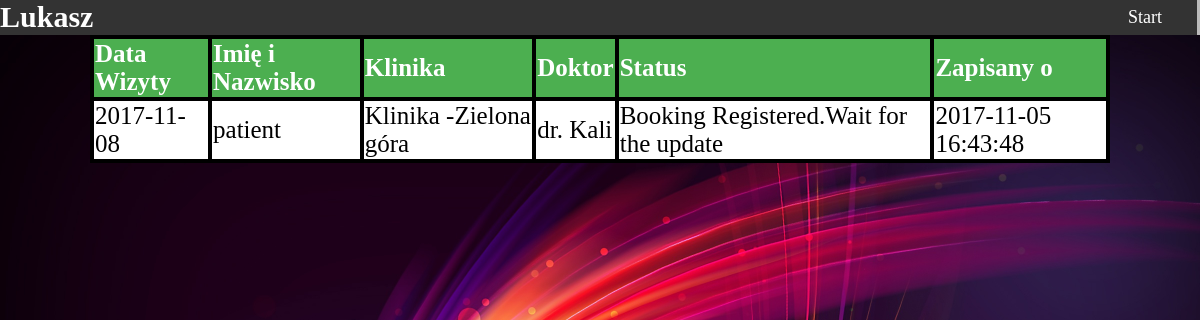
Screenshot of /viewpatientappointments.php (signed in) with the database file from the repository.
### tables this page shows
CREATE TABLE `book` (
  `Username` varchar(30) NOT NULL,
  `Fname` varchar(30) NOT NULL,
  `Gender` varchar(10) NOT NULL,
  `CID` int(5) NOT NULL,
  `DID` int(5) NOT NULL,
  `DOV` date NOT NULL,
  `Timestamp` datetime NOT NULL,
  `Status` varchar(100) NOT NULL
);

CREATE TABLE `clinic` (
  `cid` int(11) NOT NULL,
  `name` varchar(30) NOT NULL,
  `address` varchar(100) NOT NULL,
  `town` varchar(30) NOT NULL,
  `city` varchar(30) NOT NULL,
  `contact` bigint(20) NOT NULL,
  `mid` varchar(5) DEFAULT NULL
);

CREATE TABLE `doctor` (
  `did` int(11) NOT NULL,
  `name` varchar(30) NOT NULL,
  `gender` varchar(30) NOT NULL,
  `dob` date NOT NULL,
  `experience` int(11) NOT NULL,
  `specialization` varchar(30) NOT NULL,
  `contact` bigint(20) NOT NULL,
  `address` varchar(100) NOT NULL,
  `username` varchar(30) NOT NULL,
  `password` varchar(30) NOT NULL,
  `region` varchar(30) NOT NULL
);

### viewpatientappointments.php (the view, shortened to what this page needs)
<html>
<head>
<link rel="stylesheet" href="main.css">
</head><?php include "dbconfig.php"; ?>
<body style="background-image:url(images/cancelback.jpg)">
<div class="header">
				<ul>
					<li style="float:left;border-right:none"><strong><?php session_start(); echo $_SESSION['user']; ?></strong></li>
					<li><a href="ulogin.php">Start</a></li>
				</ul>
</div>
<center>
	<?php
	$username=$_SESSION['username'];
	$sql1 = "Select * from book where username ='".$username."' order by DOV desc";
			$result1=mysqli_query($conn, $sql1);
			echo "<table>
					<tr>
					<th>Data Wizyty</th>
					<th>Imię i Nazwisko</th>
					<th>Klinika</th>
					<th>Doktor</th>
					<th>Status</th>
					<th>Zapisany o</th>
					</tr>";
			while($row1 = mysqli_fetch_array($result1))
			{
				$sql2="SELECT * from doctor where did=".$row1['DID'];
				$result2= mysqli_query($conn,$sql2);
				while($row2= mysqli_fetch_array($result2))
				{
					$sql3="SELECT * from clinic where CID=".$row1['CID'];
						$result3= mysqli_query($conn,$sql3);
						while($row3= mysqli_fetch_array($result3))
						{
								echo "<tr>";
								echo "<td>" . $row1['DOV'] . "</td>";
								echo "<td>" . $row1['Fname'] . "</td>";
								echo "<td>" . $row3['name']."-".$row3['town'] . "</td>";
								echo "<td>" . $row2['name'] . "</td>";
								echo "<td>" . $row1['Status'] . "</td>";
								echo "<td>" . $row1['Timestamp'] . "</td>";
								echo "</tr>";
						}
				}
			}
	?>
</center>
</body>
</html>

### main.css (style rules this page uses)
body, html { background-color: #333; height: 100%; margin: 0; background-position: 0 7px; background-repeat: no-repeat; background-size: cover; position: relative; font-family:verdana; }
a { font-size: 18px; color: white; text-decoration: none; }
strong { color: white; font-size: 30px; font-family: verdana; }
ul { list-style-type: none; margin: 0; padding: 0; overflow: hidden; background-color: #333; }
li { float: right; border-right:3px solid #bbb; }
li a { display: block; color: white; text-align: center; padding: 7px 35px; text-decoration: none; }

### viewpatientappointments.php (style rules this page uses)
table { width: 85%; border-collapse: collapse; border: 4px solid black; padding: 5px; font-size: 25px; }
th { border: 4px solid black; background-color: #4CAF50; color: white; text-align: left; }
tr,td { border: 4px solid black; background-color: white; color: black; }

### rows the page displays
book: DOV "2017-11-08", Fname "patient", Status "Booking Registered.Wait for the update", Timestamp "2017-11-05 16:43:48"
doctor: name "dr. Kali"
clinic: name "Klinika", town "Zielona góra"

### other values shown
$_SESSION['user'] "Lukasz"
